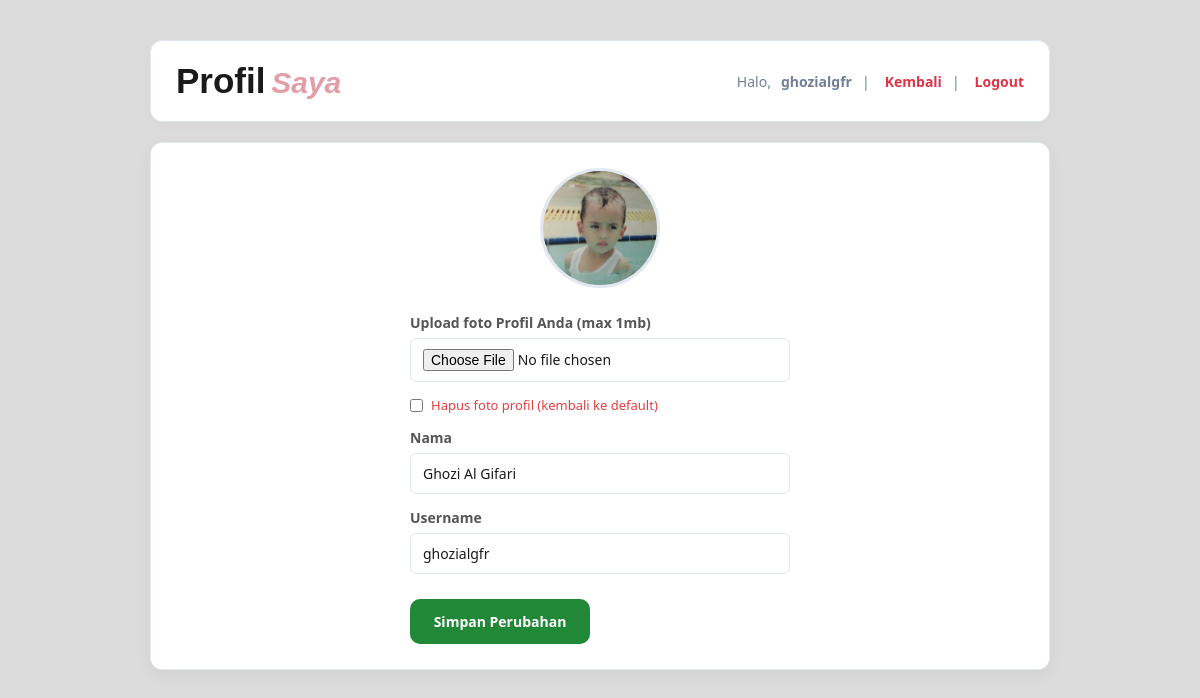
The page /profil.php (signed in) on the database its author committed.
### tables this page shows
CREATE TABLE `users` (
  `id` int(11) NOT NULL,
  `username` varchar(50) NOT NULL,
  `nama` varchar(100) DEFAULT NULL,
  `foto` varchar(255) DEFAULT NULL,
  `password` varchar(255) NOT NULL
);

### functions.php (called while the page is built, shortened)
<?php
$conn = mysqli_connect("localhost", "root", "", "arsipkarya");
function query($query){
    global $conn;
    $result = mysqli_query($conn, $query);
    $rows = [];
    while($row = mysqli_fetch_assoc($result)){
        $rows[] = $row;
    }
    return $rows;
}
function getUserById($id) {
    $id = (int) $id;
    $result = query("SELECT * FROM users WHERE id = $id");
    return $result[0] ?? null;
}

### profil.php (the view, shortened to what this page needs)
<?php
require 'functions.php';
$user_id = $_SESSION["user_id"];
$user = getUserById($user_id);
?>
<!DOCTYPE html>
<html lang="id">
<head>
    <link rel="stylesheet" href="style.css">
</head>
<body>
    <div class="container-index">
        <header class="header-dashboard">
            <h1><span class="a">Profil</span> <span class="k">Saya</span></h1>
            <div class="user-info">
                Halo, <strong><?= htmlspecialchars($_SESSION["username"]); ?></strong> | <a href="index.php">Kembali</a> | <a href="logout.php">Logout</a>
            </div>
        </header>
        <main class="main-content">
            <div class="form-profil">
                <div class="foto-profil-preview">
                    <?php if (!empty($user["foto"])): ?>
                        <img src="img/<?= htmlspecialchars($user["foto"]); ?>" alt="Foto Profil" width="120">
                    <?php else: ?>
                        <img src="img/default-profil.png" alt="Foto Profil Default" width="120">
                    <?php endif; ?>
                </div>
                <form action="profil.php" method="POST" enctype="multipart/form-data">
                    <label>Upload foto Profil Anda (max 1mb)</label>
                    <input type="file" name="foto" accept="image/jpeg, image/png">
                    <?php if (!empty($user["foto"])): ?>
                        <label class="checkbox-hapus-foto">
                            <input type="checkbox" name="hapus_foto" value="1">
                            Hapus foto profil (kembali ke default)
                        </label>
                    <?php endif; ?>
                    <label>Nama</label>
                    <input type="text" name="nama" value="<?= htmlspecialchars($user["nama"] ?? ""); ?>" required>
                    <label>Username</label>
                    <input type="text" name="username" value="<?= htmlspecialchars($user["username"] ?? ""); ?>" required>
                    <button type="submit" class="btn-tambah">Simpan Perubahan</button>
                </form>
            </div>
        </main>
    </div>
</body>
</html>

### style.css (style rules this page uses)
:root { --bg-page: #dcdbdb; --bg-surface: #ffffff; --bg-surface-2: #f7fafc; --border: #e2e8f0; --border-soft: #f0f0f0; --teks: #1a1a1a; --teks-judul: #2d3748; --teks-muted: #718096; --teks-faint: #a0aec0; --teks-label: #555; --shadow-card: 0 6px 16px rgba(0, 0, 0, 0.04); --shadow-header: 0 4px 12px rgba(0, 0, 0, 0.02); --aksen-pink: #e39da9; --aksen-pink-hover: #f36c83; }
* { margin: 0; padding: 0; box-sizing: border-box; font-family: "Segoe UI", Tahoma, Geneva, Verdana, sans-serif; }
body { background-color: var(--bg-page); display: flex; justify-content: center; align-items: flex-start; min-height: 100vh; margin: 0; padding: 40px 20px; transition: background-color 0.2s ease; }
h1 { font-size: 24px; margin-bottom: 20px; color: var(--teks); text-align: center; }
label { display: block; font-size: 14px; font-weight: 600; margin-bottom: 6px; color: var(--teks-label); }
input[type="text"], input[type="password"], textarea, input[type="file"] { width: 100%; padding: 10px 12px; border: 1px solid var(--border); border-radius: 6px; font-size: 14px; background-color: var(--bg-surface); color: var(--teks); transition: all 0.3s ease; }
button { width: 100%; padding: 12px; background-color: var(--aksen-pink); color: white; border: none; border-radius: 6px; font-size: 15px; font-weight: bold; cursor: pointer; transition: background 0.2s ease; }
.container-index { width: 100%; max-width: 900px; background: transparent; padding: 0; box-shadow: none; }
.header-dashboard { display: flex; justify-content: space-between; align-items: center; background: var(--bg-surface); padding: 20px 25px; border-radius: 12px; margin-bottom: 20px; border: 1px solid var(--border); box-shadow: var(--shadow-header); }
.header-dashboard h1 { margin: 0; font-size: 22px; font-weight: 700; color: var(--teks); }
span.a { font-family: Verdana, Geneva, Tahoma, sans-serif; color: var(--teks); font-size: 35px; }
span.k { color: var(--aksen-pink); font-style: italic; font-size: 30px; font-family: Verdana, Geneva, Tahoma, sans-serif; }
.user-info { font-size: 14px; color: var(--teks-muted); display: flex; align-items: center; gap: 10px; }
.user-info a { color: #dc3545; text-decoration: none; font-weight: 600; margin-left: 5px; }
.form-profil { display: flex; flex-direction: column; align-items: center; max-width: 380px; margin: 0 auto; }
.foto-profil-preview { margin-bottom: 20px; }
.foto-profil-preview img { width: 120px; height: 120px; border-radius: 50%; object-fit: cover; border: 3px solid var(--border); }
.form-profil form { width: 100%; }
.form-profil label { margin-top: 14px; }
.form-profil label:first-of-type { margin-top: 0; }
.form-profil button[type="submit"] { margin-top: 25px; }
.checkbox-hapus-foto { display: flex; align-items: center; gap: 8px; font-size: 13px; color: #e53e3e; font-weight: 500; margin: 10px 0 5px; cursor: pointer; }
.checkbox-hapus-foto input[type="checkbox"] { width: auto; cursor: pointer; }
.main-content { background: var(--bg-surface); border-radius: 12px; padding: 25px; border: 1px solid var(--border); box-shadow: var(--shadow-card); }
.btn-tambah { width: 180px; height: 45px; display: flex; justify-content: center; align-items: center; border-radius: 10px; background-color: #218838; color: white; font-size: 14px; text-decoration: none; font-weight: 600; }

### rows shown on the page
users: foto (picture), nama "Ghozi Al Gifari", username "ghozialgfr"

### other values the page prints
$_SESSION["username"] "ghozialgfr"
